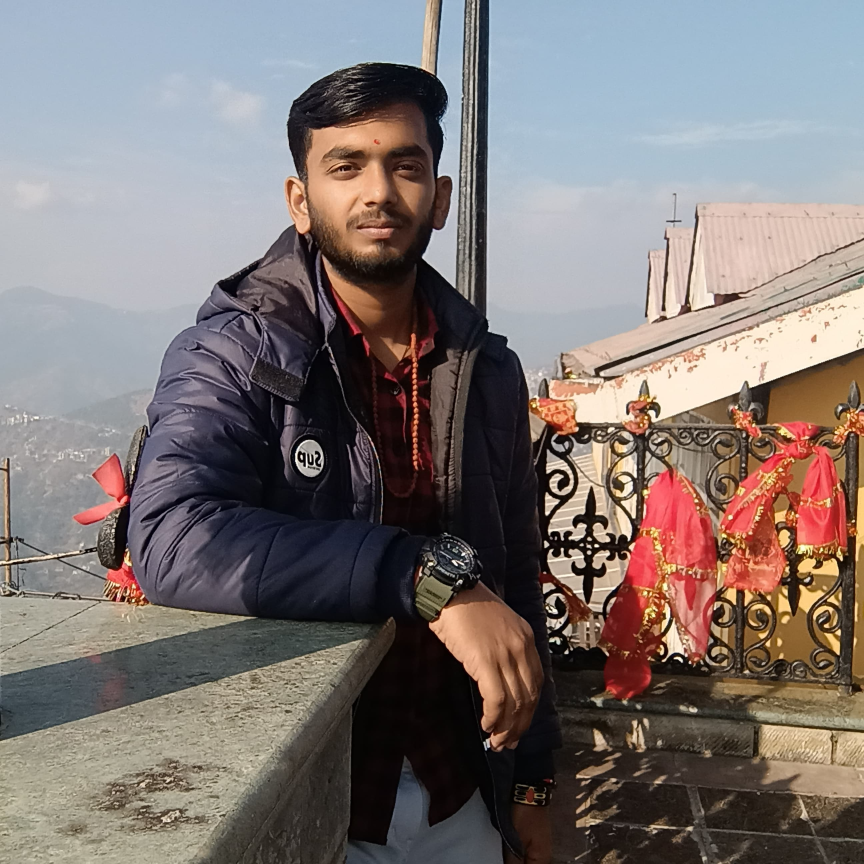
#> input picture img.jpg, 2592 x 2592 px (shown at 1/3 size); its folder holds only this picture in this run
$ python -i app.py   (imports and definitions only)
#> lines starting #> are read from the running program, lines starting #| are printed output that depends on the picture
import cv2
import joblib
import numpy as np
from tkinter import *
from tkinter import filedialog, messagebox
from PIL import Image, ImageTk

# [1 line not run here, left out]
face_cascade = cv2.CascadeClassifier('haarcascade_frontalface_default.xml')

# ------------------ LOGIN PAGE ------------------
# [15 lines left out: functions login, logout, not called in this run]

# ------------------ CREATE LOGIN PAGE ------------------
def create_login_page():
    # Change project name label background to orange
    Label(win, text="Gender Prediction System", font=('', 45, 'bold'), bg='orange').pack(pady=30)

    global login_frame
    login_frame = Frame(win, bg='sky blue')
    login_frame.pack(pady=20)

    Label(login_frame, text='Login', font=('', 40, 'bold'), bg='sky blue').pack(pady=20)

    Label(login_frame, text='Username:', font=('Arial', 20), bg='sky blue').pack()
    global entry_user
    entry_user = Entry(login_frame, font=('Arial', 20))
    entry_user.pack(pady=10)

    Label(login_frame, text='Password:', font=('Arial', 20), bg='sky blue').pack()
    global entry_pass
    entry_pass = Entry(login_frame, font=('Arial', 20), show='*')
    entry_pass.pack(pady=10)

    Button(login_frame, text='Login', command=login, font=('Arial', 20), bg='green', fg='white').pack(pady=20)

    # Footer at bottom
    footer = Label(win, text="Developed by @Pawan Yadav (Ai Engineer)  All rights reserved 2025",
                   font=('Arial', 20,'bold'), bg='red')
    footer.place(relx=1.0, rely=1.0, anchor='se', x=-20, y=-10)


# ------------------ MAIN MENU ------------------
# [25 lines left out: function show_main_menu, not called in this run]


# ------------------ PREDICT FROM IMAGE ------------------
def predict_image():
    file_path = filedialog.askopenfilename()
#> the answer given: img.jpg
    if not file_path:
        return

    img = cv2.imread(file_path)
#> img is the input picture: shape (2592, 2592, 3); mean B, G, R 115.5, 117.7, 126.7
    img = cv2.resize(img, (400, 400))
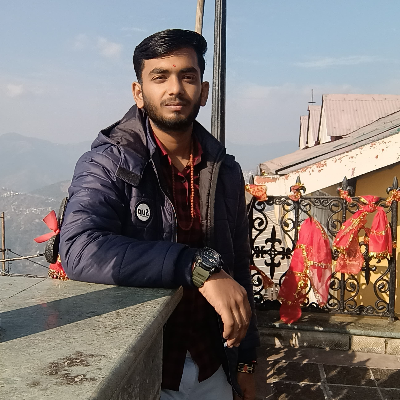
#> img: shape (400, 400, 3); mean B, G, R 115.4, 117.6, 126.6
    gray = cv2.cvtColor(img, cv2.COLOR_BGR2GRAY)
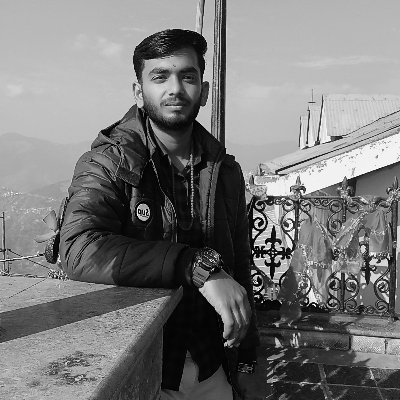
#> gray: shape (400, 400); min 0, max 254, mean 120
    faces = face_cascade.detectMultiScale(gray, 1.2, 5)
#> faces = [[138, 47, 75, 75]]

    for (x, y, w, h) in faces:
        face = gray[y:y+h, x:x+w]
        face = cv2.resize(face, (90, 90)).flatten().reshape(1, -1) / 255.0
        pred = model.predict(face)[0]
        label = f"Gender: {pred}"
        cv2.rectangle(img, (x, y), (x+w, y+h), (0, 0, 255), 2)
        cv2.putText(img, label, (x, y-10), cv2.FONT_HERSHEY_SIMPLEX, 0.8, (0, 0, 255), 2)
#> this loop made 1 pass
#> pass 1, in predict_image, `face = gray[y:y+h, x:x+w]`:
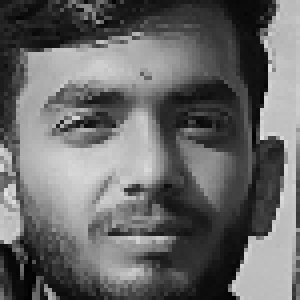
#> face: shape (75, 75) (shown 4 times larger); min 2, max 227, mean 104.1

    show_image(img)

# [65 lines left out: functions show_image, predict_video, predict_camera, not called in this run]

# ------------------ MAIN WINDOW ------------------
# [4 lines not run here, left out]

# [1 line that did not run here, left out]

# [1 line not run here, left out]

#> (the run stopped early here; a loop or call above may not have finished)
